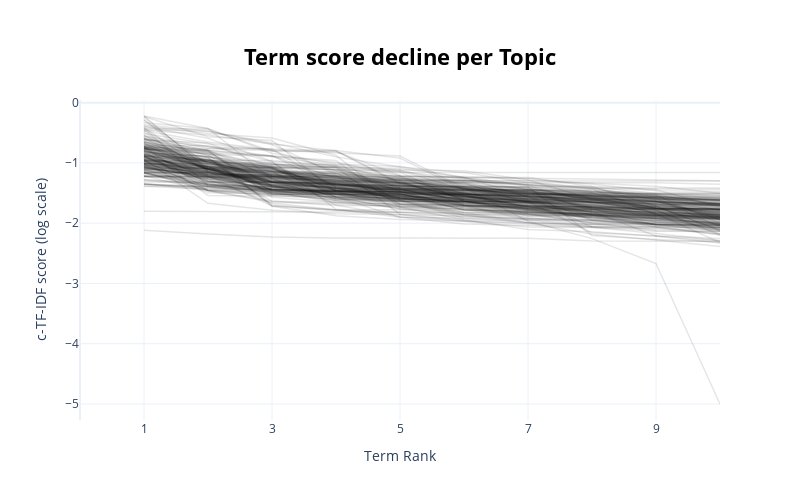

Notebook code cell kept with this figure:
### Code cell
topic_model.visualize_term_rank(log_scale=True)
